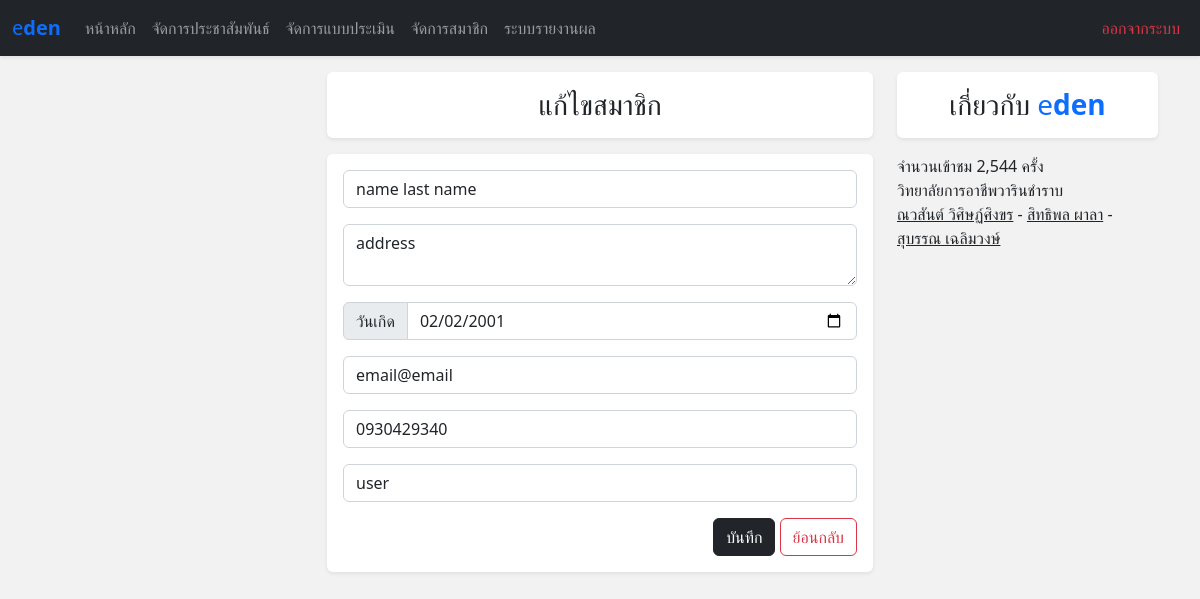
/admin/members?mem_id=14 (signed in), run on the app's committed database.
### tables this page shows
CREATE TABLE `member` (
  `mem_id` int(5) NOT NULL,
  `mem_name` varchar(200) NOT NULL,
  `mem_address` varchar(200) NOT NULL,
  `mem_date` date NOT NULL,
  `mem_email` varchar(100) NOT NULL,
  `mem_tel` varchar(20) NOT NULL,
  `mem_username` varchar(50) NOT NULL,
  `mem_password` varchar(50) NOT NULL,
  `mem_view` int(5) NOT NULL,
  `mem_status` varchar(10) NOT NULL,
  `mem_regis_date` date NOT NULL
);

### modules/getParams.php (called while the page is built, shortened)
<?php
function fetch($result){
    return mysqli_fetch_assoc($result);
}

### com/admin-member/EditMember.php (the view, shortened to what this page needs)
<?php
$usr_id = $_GET['mem_id'];
$mem=fetch($db->query("SELECT * FROM member WHERE mem_id = " . $usr_id));
?>
<?php FrameStart(); ?>
<h3 class="bg-white rounded shadow-sm p-3 my-3 text-center">แก้ไขสมาชิก</h3>
<form method="post" class="bg-white rounded shadow-sm p-3 my-3">
    <input type="text" name="mem_name" placeholder="ชื่อ - สกุล" id="" value="<?php echo $mem['mem_name']; ?>" class="form-control mb-3" required>
    <textarea name="mem_address" class="form-control mb-3" placeholder="ที่อยู่" required><?php echo $mem['mem_address']; ?></textarea>
    <div class="mb-3 input-group">
        <label for="" class="input-group-text">วันเกิด</label>
        <input type="date" name="mem_date" required  value="<?php echo $mem['mem_date']; ?>" class="form-control">
    </div>
    <input type="email" name="mem_email" placeholder="อีเมล" class="form-control mb-3" value="<?php echo $mem['mem_email']; ?>" required>
    <input type="number" name="mem_tel" required placeholder="เบอร์โทร" class="form-control mb-3" value="<?php echo $mem['mem_tel']; ?>">
    <select name="mem_status" class="form-control mb-3" required>
        <option value="user" <?php echo $mem['mem_status'] != 'admin'? "selected": "" ?>>user</option>
    </select>
    <div class="text-end">
        <button name="regis" class="btn btn-dark">บันทึก</button>
        <a href="/11pdln/admin/members" class="btn btn-outline-danger">ย้อนกลับ</a>
    </div>
</form>
<?php FrameEnd(); ?>

### modules/Frame.php (shortened to what this page needs)
<?php function FrameStart() {  ?>
<div class="container">
    <div class="row">
        <div class="col-md-3"></div>
        <div class="col-md-6">
<?php } function FrameEnd() {
    require('./modules/Database.php');  ?>
        </div>
        <div class="col-md-3">
        <h3 class="bg-white rounded shadow-sm p-3 my-3 text-center">เกี่ยวกับ <span class="text-primary">e<span class="fw-bold">den</span></span></h3>
        <div>
            <?php if(isset($_SESSION['usr'])): ?>
               จำนวนเข้าชม <?php echo number_format(fetch($db->query("SELECT * FROM member WHERE mem_id = " . $_SESSION['usr']))['mem_view'] ?? 0); ?> ครั้ง
               <?php endif; ?>
            </div>
            <div>
                <div>วิทยาลัยการอาชีพวารินชำราบ</div>
                <div>
                <a class="text-dark" href="https://github.com/Arikato111">ณวสันต์ วิศิษฏ์ศิงขร</a> -
                <a class="text-dark" href="mailto:zxcmarksf0456@gmail.com">สิทธิพล ผาลา</a> -
                <a class="text-dark" href="https://www.facebook.com/tanotookzon">สุบรรณ เฉลิมวงษ์</a>
            </div>
            </div>
        </div>
        </div>
    </div>
<?php } ?>

### data on the page
member: mem_name "name last name", mem_address "address", mem_date "02/02/2001", mem_email "email@email", mem_tel "0930429340", mem_status "user"
member: mem_view "2,544"
